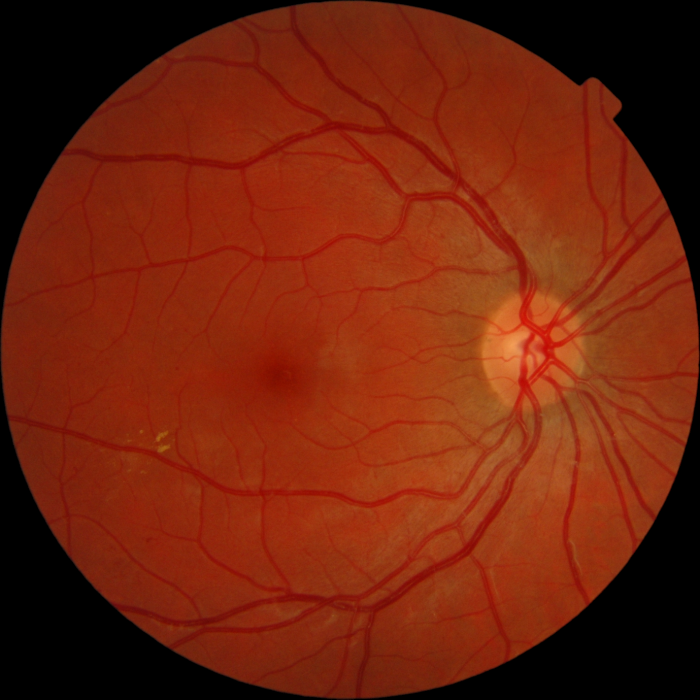
#> input picture data/sample_0.png, 1400 x 1399 px (shown at 1/2 size)
$ python BCOSFIRE.py data/sample_0.png
#> lines starting #> are read from the running program, lines starting #| are printed output that depends on the picture
#!/usr/bin/env python

""" Python implementation of the B-COSFIRE algorithm.

B-COSFIRE aims to detect elongated patterns in images such as blood vessels in retinal images.
It uses the existing COSFIRE (Combination Of Shifted Filter Responses) algorithm to get orientation selectivity.
More specifically, the algorithm computes the weighted geometric mean of the output of a pool of Difference-of-Gaussians filters to detect vessel-like patterns in images.

This program is free software: you can redistribute it and/or modify it under
the terms of the BSD General Public License as published by The COSFIRE Consolidation Project, version 0.0.1.

This program is distributed in the hope that it will be useful, but WITHOUT
ANY WARRANTY; without even the implied warranty of MERCHANTABILITY or FITNESS
FOR A PARTICULAR PURPOSE. See the BSD General Public License for more details.
You should have received a copy of the BSD General Public License along with
this program. If not, see https://github.com/Brains-for-hire/bcosfire_python/blob/main/LICENSE.
"""


import numpy as np
import cosfire as c

def BCOSFIRE(img_rgb, mask=[]):
	## Model configuration

	proto_symm = np.zeros(shape=(201,201)).astype(np.uint8)
	proto_symm[:,100] = 255

	subject = 255 - img_rgb[:,:,1]
	subject = subject/255

	cx, cy = (100,100)

	# Symmetrical filter
	cosfire_symm = c.COSFIRE(
		c.CircleStrategy(c.DoGFilter, (2.4, 1), prototype=proto_symm, center=(cx,cy), rhoList=range(0,9,2), sigma0=3,  alpha=0.7,
		rotationInvariance = np.arange(12)/12*np.pi)
	   ).fit()
	resp_symm = cosfire_symm.transform(subject)

	# Asymmetrical filter
	cosfire_asymm = c.COSFIRE(
			c.CircleStrategy(c.DoGFilter, (1.8, 1), prototype=proto_symm, center=(cx,cy), rhoList=range(0,23,2), sigma0=2,  alpha=0.1,
			rotationInvariance = np.arange(24)/12*np.pi)
		   ).fit()


	# Make asymmetrical
	asymmTuples = []
	for tupl in cosfire_asymm.strategy.tuples:
		if tupl[1] <= np.pi:
			asymmTuples.append(tupl)
	cosfire_asymm.strategy.tuples = asymmTuples
	resp_asymm = cosfire_asymm.transform(subject)


	resp = resp_symm + resp_asymm
	resp_symm = c.rescaleImage(resp_symm, 0, 255)
	resp_asymm = c.rescaleImage(resp_asymm, 0, 255)
	resp = np.multiply(resp, mask)
	resp = c.rescaleImage(resp, 0, 255)
	segresp = np.where(resp > 37, 255, 0)
	return resp,segresp


if __name__ == '__main__':
	import sys
	import cv2
	import matplotlib.pyplot as plt
	img_rgb = cv2.cvtColor(cv2.imread(sys.argv[1],1), cv2.COLOR_BGR2RGB)
	img_rgb = np.pad(img_rgb,((20,20),(20,20),(0,0))) # Add some padding to get rid of the white edges in the output vessel image
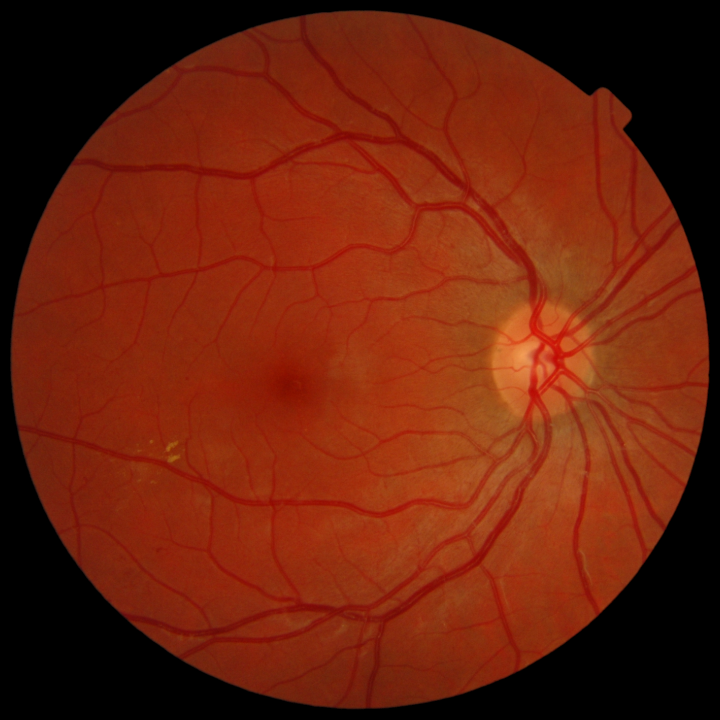
#> img_rgb: shape (1439, 1440, 3) (shown at 1/2 size); mean R, G, B 106.8, 33.3, 11.5
	mask = np.ones(shape=img_rgb.shape[:-1])

	resp,segresp = BCOSFIRE(img_rgb,mask)
#> in BCOSFIRE, `subject = 255 - img_rgb[:,:,1]`:
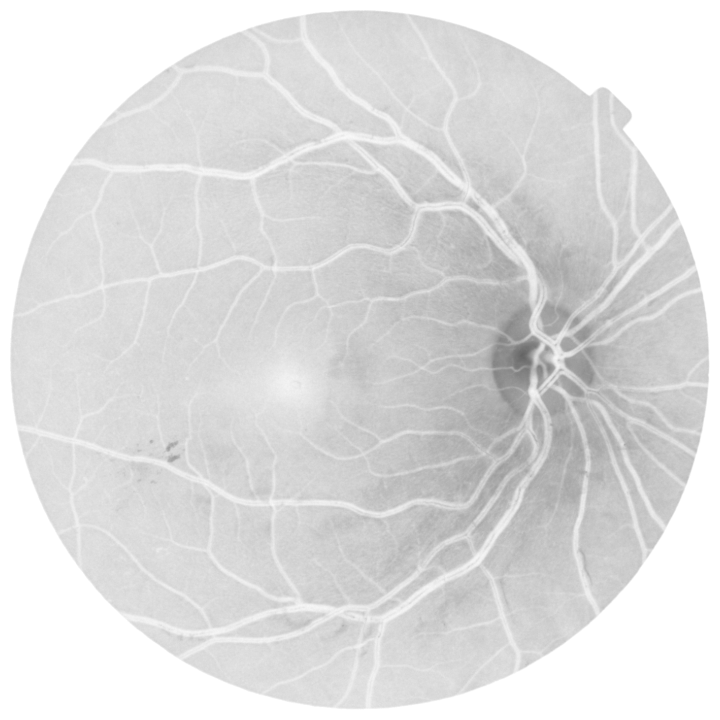
#> subject: shape (1439, 1440) (shown at 1/2 size); min 98, max 255, mean 221.7
#> (the run stopped early here; a loop or call above may not have finished)
